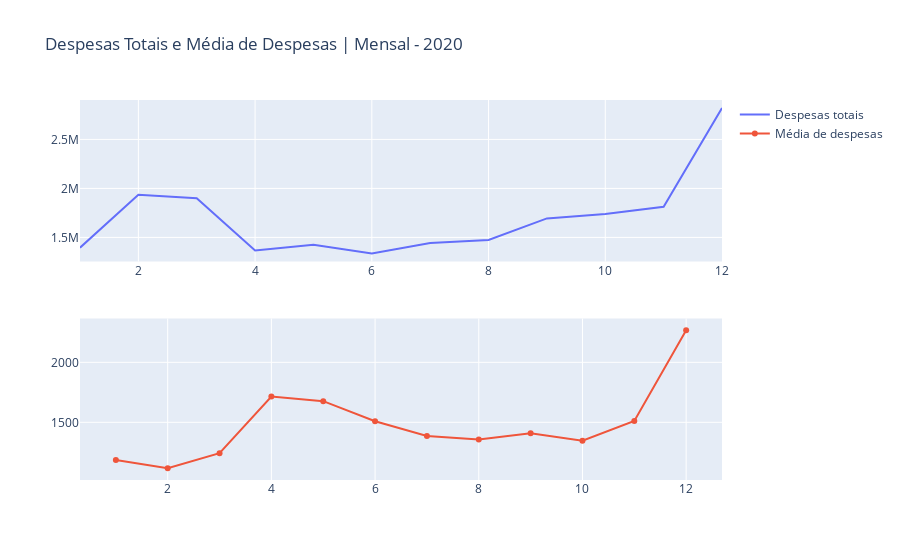

Notebook cell for this chart:
### Code cell
#As maiores despesas estão no ano de 2021, vamos abrir o mês a mês

df_15 = df.loc[df['ANO'] == 2020]
df_15_gb = df_15.groupby(['MES']).agg(['sum','mean'])['VALOR_REEMBOLSADO'].reset_index()

#################################################################################################

fig = make_subplots(rows=2, cols=1)

fig.add_trace(go.Scatter(x=df_15_gb['MES'], y=df_15_gb['sum'],
                    mode='lines',
                    name='Despesas totais',
                    ),row=1, col=1)

fig.add_trace(go.Scatter(x=df_15_gb['MES'], y=df_15_gb['mean'],
                    mode='lines+markers',
                    name='Média de despesas',
                    ),row=2, col=1)

fig.update_layout(title_text="Despesas Totais e Média de Despesas | Mensal - 2020")

fig.show()

### Figure 1 — Plotly figure (JSON) as saved in the notebook; plotly's stock layout.template omitted (floating-point values rounded to 4 significant figures)
{"data": [{"mode": "lines", "name": "Despesas totais", "type": "scatter", "x": [1, 2, 3, 4, 5, 6, 7, 8, 9, 10, 11, 12], "xaxis": "x", "y": [1395000.0, 1934000.0, 1899000.0, 1367000.0, 1425000.0, 1337000.0, 1443000.0, 1474000.0, 1694000.0, 1740068, 1813000.0, 2820000.0], "yaxis": "y"}, {"mode": "lines+markers", "name": "Média de despesas", "type": "scatter", "x": [1, 2, 3, 4, 5, 6, 7, 8, 9, 10, 11, 12], "xaxis": "x2", "y": [1185.0, 1117.0, 1243.0, 1715.0, 1676.0, 1509.0, 1385.0, 1358.0, 1409.0, 1347.0, 1512.0, 2267.0], "yaxis": "y2"}], "layout": {"title": {"text": "Despesas Totais e Média de Despesas | Mensal - 2020"}, "xaxis": {"anchor": "y", "domain": [0, 1]}, "xaxis2": {"anchor": "y2", "domain": [0, 1]}, "yaxis": {"anchor": "x", "domain": [0.575, 1]}, "yaxis2": {"anchor": "x2", "domain": [0, 0.425]}}}
